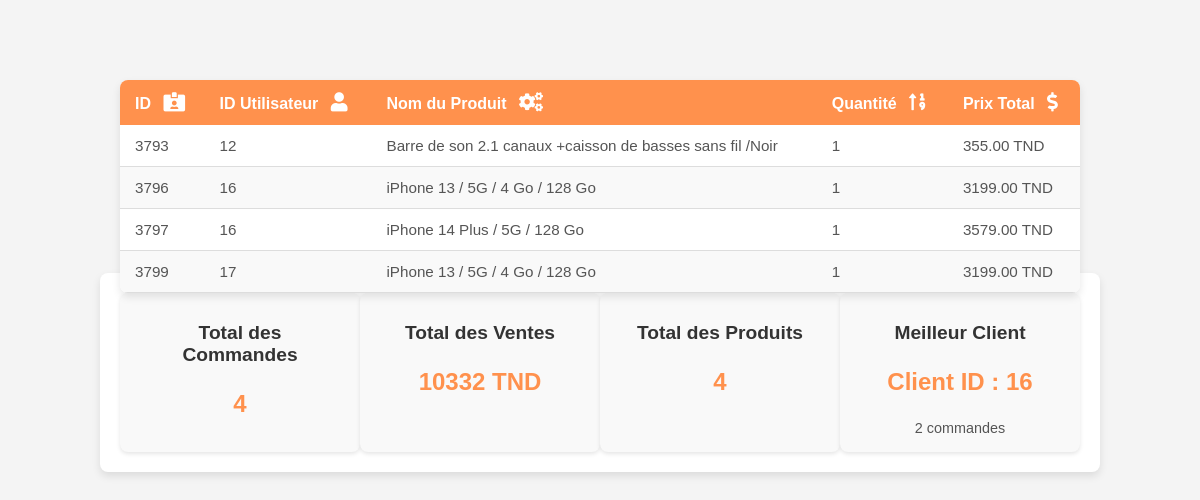
Page /Admin/ordre.php on the committed database.
### tables this page shows
CREATE TABLE `cart` (
  `id` int(11) NOT NULL,
  `user_id` int(11) NOT NULL,
  `name` varchar(100) NOT NULL,
  `price` varchar(100) NOT NULL,
  `image` varchar(100) NOT NULL,
  `quantity` int(11) NOT NULL,
  `product_id` int(11) NOT NULL
);

### Admin/ordre.php (the view, shortened to what this page needs)
<?php
$host = '127.0.0.1';
$username = 'root';
$password = '';
$dbname = 'shop_db';
$conn = new mysqli($host, $username, $password, $dbname);
$sql = "SELECT * FROM cart";
$result = $conn->query($sql);
$totalOrders = $conn->query("SELECT COUNT(*) AS total FROM cart")->fetch_assoc()['total'];
$totalSales = $conn->query("SELECT SUM(price) AS total_sales FROM cart")->fetch_assoc()['total_sales'];
$totalProducts = $conn->query("SELECT SUM(quantity) AS total_products FROM cart")->fetch_assoc()['total_products'];
$topCustomer = $conn->query("
    SELECT user_id, COUNT(*) AS orders_count
    FROM cart
    GROUP BY user_id
    ORDER BY orders_count DESC
    LIMIT 1
")->fetch_assoc();
?>
<!DOCTYPE html>
<html lang="fr">
<head>
    <link rel="stylesheet" href="https://cdnjs.cloudflare.com/ajax/libs/font-awesome/5.15.4/css/all.min.css">
    <link rel="stylesheet" href="style/ordre.css">
</head>
<body>
    <table>
        <thead>
            <tr>
                <th>ID <i class="fas fa-id-card-alt"></i></th>
                <th>ID Utilisateur <i class="fas fa-user"></i></th>
                <th>Nom du Produit <i class="fas fa-cogs"></i></th>
                <th>Quantité <i class="fas fa-sort-numeric-up"></i></th>
                <th>Prix Total <i class="fas fa-dollar-sign"></i></th>
            </tr>
        </thead>
        <tbody>
            <?php
            if ($result && $result->num_rows > 0) {
                while ($row = $result->fetch_assoc()) {
                    echo "<tr>";
                    echo "<td>" . $row['id'] . "</td>";
                    echo "<td>" . $row['user_id'] . "</td>";
                    echo "<td>" . $row['name'] . "</td>";
                    echo "<td>" . $row['quantity'] . "</td>";
                    echo "<td>" . $row['price'] . " TND</td>";
                    echo "</tr>";
                }
            } else {
                echo "<tr><td colspan='5'>Aucune commande trouvée.</td></tr>";
            }
            ?>
        </tbody>
    </table>
    <div class="stats-container">
    <div class="stat-card">
        <h3>Total des Commandes</h3>
        <p><?php echo $totalOrders; ?></p>
    </div>
    <div class="stat-card">
        <h3>Total des Ventes</h3>
        <p><?php echo $totalSales; ?> TND</p>
    </div>
    <div class="stat-card">
        <h3>Total des Produits</h3>
        <p><?php echo $totalProducts; ?></p>
    </div>
    <div class="stat-card">
        <h3>Meilleur Client</h3>
        <p>Client ID : <?php echo $topCustomer['user_id']; ?></p>
        <small><?php echo $topCustomer['orders_count']; ?> commandes</small>
    </div>
</div>
  </body>
</html>

### Admin/style/ordre.css (style rules this page uses)
body { font-family: 'Arial', sans-serif; background-color: #f4f4f4; margin: 0; padding: 0; }
table { position: relative; top: 50px; width: 80%; margin: 30px auto; border-collapse: collapse; box-shadow: 0 4px 8px rgba(0, 0, 0, 0.1); background-color: #fff; border-radius: 8px; overflow: hidden; }
th { background-color: #ff914d; color: white; padding: 12px 15px; text-align: left; font-size: 1rem; }
th i { margin-left: 8px; font-size: 1.2rem; }
td { padding: 12px 15px; text-align: left; font-size: 0.95rem; color: #555; border-bottom: 1px solid #ddd; }
tr:nth-child(even) { background-color: #f9f9f9; }
.fas { font-size: 1.2rem; }
.stats-container { display: flex; justify-content: space-around; margin: 20px auto; padding: 20px; background-color: #fff; box-shadow: 0 4px 8px rgba(0, 0, 0, 0.1); border-radius: 8px; width: 80%; }
.stat-card { text-align: center; padding: 10px 20px; background-color: #f9f9f9; border-radius: 8px; box-shadow: 0 2px 4px rgba(0, 0, 0, 0.1); width: 22%; }
.stat-card h3 { font-size: 1.2rem; color: #333; margin-bottom: 10px; }
.stat-card p { font-size: 1.5rem; color: #ff914d; font-weight: bold; }
.stat-card small { display: block; font-size: 0.9rem; color: #555; }

### rows in the picture
cart: id "3793", user "12", name "Barre de son 2.1 canaux +caisson de basses sans fil /Noir", quantity "1", price "355.00"
cart: id "3796", user "16", name "iPhone 13 / 5G / 4 Go / 128 Go", quantity "1", price "3199.00"
cart: id "3797", user "16", name "iPhone 14 Plus / 5G / 128 Go", quantity "1", price "3579.00"
cart: id "3799", user "17", name "iPhone 13 / 5G / 4 Go / 128 Go", quantity "1", price "3199.00"

### other values in the picture
$totalOrders "4"
$totalSales "10332"
$totalProducts "4"
$topCustomer['user_id'] "16"
$topCustomer['orders_count'] "2"
